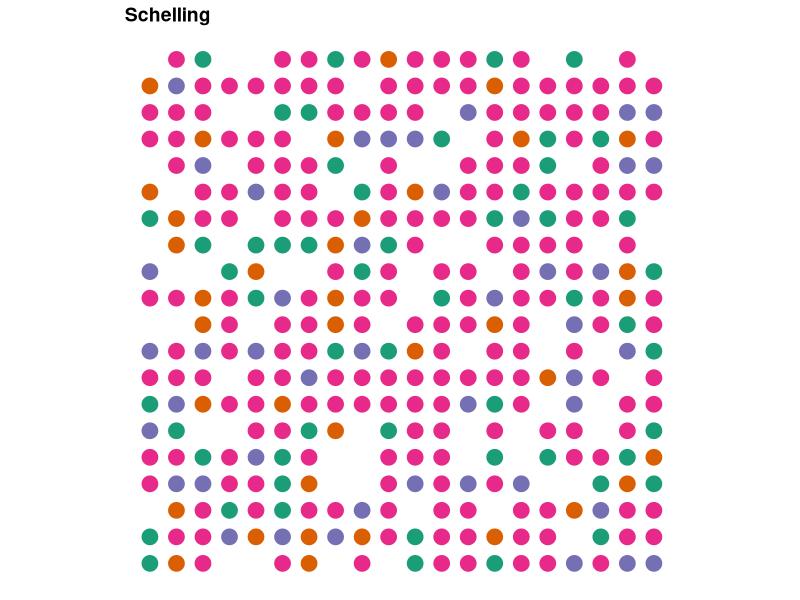

The R source for this figure: (Note: a time limit stopped this script after it produced the figure.)
#Schelling Segregation Model with uneven preferences (wrapped)
# Casts a wrapped universe with variable dimensions, number of races, pct empty, and dominant race share
# Iterates allowing the majority and minority races to have different preferences for neighbor homogeneity
# Unsatisfied agents move to nearest available cell
# Based on David Zimmerman's example at: https://www.r-bloggers.com/agent-based-modelling-with-data-table-or-how-to-model-urban-migration-with-r/

initiateSchelling_wrapped <- function(dimensions = c(10, 10), n_races = 4, perc_empty = 0.2, perc_maj = .75){
  require(data.table)
  # create "races" based on colors
  dims <<- dimensions
  races <<- colours()[1:n_races]
  min_races <- races[2:length(races)]
  
  # get number of homes (equal to number of cells)
  n_homes = prod(dimensions)
  # calculates the number of agents (cells minus the percent of empty homes)
  count_agents <- floor(n_homes * (1 - perc_empty))
  
  # the characteristics that a home can have -- either empty or a particular race
  races <- c("empty", races)
  # the probabilities of a home having each characteristic
  probabilities <- c(perc_empty, 
                     (1-perc_empty)*perc_maj, 
                     rep((1 - perc_empty - (1-perc_empty)*perc_maj)/(n_races-1), times = n_races-1)
  )
  
  # creates the global schelling data.table
  schelling <<- data.table(id = 1:prod(dimensions),
                           x = rep(1:dimensions[1], 
                                   dimensions[2]),
                           y = rep(1:dimensions[2], 
                                   each = dimensions[1]),
                           race = sample(x = races, 
                                         size = n_homes, 
                                         prob = probabilities,
                                         replace = TRUE),
                           # used to find the satisfaction of each home
                           unsatisfied = rep(NA, prod(dimensions)))
}

plotSchelling <- function(title){
  require(data.table)
  require(ggplot2)
  require(RColorBrewer)
  # get races to get the right number of colors
  races <- unique(schelling$race)
  
  # find the dimensions of the grid to get the best dot size
  dims <- c(max(schelling$x), max(schelling$y))
  
  # create colors
  # check if there are 3 or fewer races, 
  # this would create issues with brewer.pal 
  # RColorBrewer otherwise
  if (length(races) <= 3) {
    colors <- brewer.pal(3, "Dark2")
  } else {
    colors <- brewer.pal(length(races), "Dark2")
  }
  
  # plot the graph  
  p <- ggplot(data = schelling[race != "empty"], 
              aes(x = x, y = y, color = race)) + 
    # resize dots to grid
    geom_point(size = 100/sqrt(prod(dims))) +  
    scale_colour_manual(values = colors) + 
    # theme: mostly blank
    theme_bw() + 
    theme(axis.line = element_blank(),
          axis.text.x = element_blank(),
          axis.text.y = element_blank(),
          axis.ticks = element_blank(),
          axis.title.x = element_blank(),
          axis.title.y = element_blank(),
          legend.position = "none",
          panel.background = element_blank(),
          panel.border = element_blank(),
          panel.grid.major = element_blank(),
          panel.grid.minor = element_blank(),
          plot.background = element_blank(),
          plot.title = element_text(lineheight=3, 
                                    face="bold", 
                                    color="black", 
                                    size=14)) +
    # fix axes to avoid distortion in the picture
    coord_fixed(ratio = 1) + 
    # add the title
    ggtitle(title)
  
  return(p)
}

iterate_wrapped_nearest <- function(n = 10, dom_sim_threshold = .9, min_sim_threshold = .1){
  require(data.table)
  # subfunction that checks for a given x and y value if the agent is 
  # unsatisfied (returns TRUE or FALSE)
  is.unsatisfied_wrapped <- function(x_value, y_value, 
                                     dom_sim_threshold = dom_sim_threshold,
                                     min_sim_threshold = min_sim_threshold){
    # gets the race and id for the agent
    cur_race <- schelling[x == x_value & y == y_value, race]
    cur_id <- schelling[x == x_value & y == y_value, id]
    
    #sub-subfunction to identify agent's neighbors
    select.neighbors <- function(dimensions){
      
      #Identify coordinates of neighbors (adjusts wrapping based on position of agent)
      neighbors <- as.data.frame(matrix(NA, nrow = 8, ncol = 2))
      if(x_value == 1 & y_value == 1){
        neighbors[1,] <- schelling[x == dimensions[1] & y == y_value+1, 2:3]
        neighbors[2,] <- schelling[x == x_value & y == y_value+1, 2:3]
        neighbors[3,] <- schelling[x == x_value+1 & y == y_value+1, 2:3]
        neighbors[4,] <- schelling[x == dimensions[1] & y == y_value, 2:3]
        neighbors[5,] <- schelling[x == x_value+1 & y == y_value, 2:3]
        neighbors[6,] <- schelling[x == dimensions[1] & y == dimensions[2], 2:3]
        neighbors[7,] <- schelling[x == x_value & y == dimensions[2], 2:3]
        neighbors[8,] <- schelling[x == x_value+1 & y == dimensions[2], 2:3]
      }
      if(x_value == 1 & y_value %in% c(2:(dimensions[2]-1))){
        neighbors[1,] <- schelling[x == dimensions[1] & y == y_value+1, 2:3]
        neighbors[2,] <- schelling[x == x_value & y == y_value+1, 2:3]
        neighbors[3,] <- schelling[x == x_value+1 & y == y_value+1, 2:3]
        neighbors[4,] <- schelling[x == dimensions[1] & y == y_value, 2:3]
        neighbors[5,] <- schelling[x == x_value+1 & y == y_value, 2:3]
        neighbors[6,] <- schelling[x == dimensions[1] & y == y_value-1, 2:3]
        neighbors[7,] <- schelling[x == x_value & y == y_value-1, 2:3]
        neighbors[8,] <- schelling[x == x_value+1 & y == y_value-1, 2:3]
      }
      if(x_value == 1 & y_value == dimensions[2]){
        neighbors[1,] <- schelling[x == dimensions[1] & y == 1, 2:3]
        neighbors[2,] <- schelling[x == x_value & y == 1, 2:3]
        neighbors[3,] <- schelling[x == x_value+1 & y == 1, 2:3]
        neighbors[4,] <- schelling[x == dimensions[1] & y == y_value, 2:3]
        neighbors[5,] <- schelling[x == x_value+1 & y == y_value, 2:3]
        neighbors[6,] <- schelling[x == dimensions[1] & y == y_value-1, 2:3]
        neighbors[7,] <- schelling[x == x_value & y == y_value-1, 2:3]
        neighbors[8,] <- schelling[x == x_value+1 & y == y_value-1, 2:3]
      }
      if(x_value %in% c(2:(dimensions[1]-1)) & y_value == 1){
        neighbors[1,] <- schelling[x == x_value-1 & y == y_value+1, 2:3]
        neighbors[2,] <- schelling[x == x_value & y == y_value+1, 2:3]
        neighbors[3,] <- schelling[x == x_value+1 & y == y_value+1, 2:3]
        neighbors[4,] <- schelling[x == x_value-1 & y == y_value, 2:3]
        neighbors[5,] <- schelling[x == x_value+1 & y == y_value, 2:3]
        neighbors[6,] <- schelling[x == x_value-1 & y == dimensions[2], 2:3]
        neighbors[7,] <- schelling[x == x_value & y == dimensions[2], 2:3]
        neighbors[8,] <- schelling[x == x_value+1 & y == dimensions[2], 2:3]
      }
      if(x_value %in% c(2:(dimensions[1]-1)) & y_value %in% c(2:(dimensions[2]-1))){
        neighbors[1,] <- schelling[x == x_value-1 & y == y_value+1, 2:3]
        neighbors[2,] <- schelling[x == x_value & y == y_value+1, 2:3]
        neighbors[3,] <- schelling[x == x_value+1 & y == y_value+1, 2:3]
        neighbors[4,] <- schelling[x == x_value-1 & y == y_value, 2:3]
        neighbors[5,] <- schelling[x == x_value+1 & y == y_value, 2:3]
        neighbors[6,] <- schelling[x == x_value-1 & y == y_value-1, 2:3]
        neighbors[7,] <- schelling[x == x_value & y == y_value-1, 2:3]
        neighbors[8,] <- schelling[x == x_value+1 & y == y_value-1, 2:3] 
      }
      if(x_value %in% c(2:(dimensions[1]-1)) & y_value == dimensions[2]){
        neighbors[1,] <- schelling[x == x_value-1 & y == 1, 2:3]
        neighbors[2,] <- schelling[x == x_value & y == 1, 2:3]
        neighbors[3,] <- schelling[x == x_value+1 & y == 1, 2:3]
        neighbors[4,] <- schelling[x == x_value-1 & y == y_value, 2:3]
        neighbors[5,] <- schelling[x == x_value+1 & y == y_value, 2:3]
        neighbors[6,] <- schelling[x == x_value-1 & y == y_value-1, 2:3]
        neighbors[7,] <- schelling[x == x_value & y == y_value-1, 2:3]
        neighbors[8,] <- schelling[x == x_value+1 & y == y_value-1, 2:3]
      }
      if(x_value == dimensions[1] & y_value == 1){
        neighbors[1,] <- schelling[x == x_value-1 & y == y_value+1, 2:3]
        neighbors[2,] <- schelling[x == x_value & y == y_value+1, 2:3]
        neighbors[3,] <- schelling[x == 1 & y == y_value+1, 2:3]
        neighbors[4,] <- schelling[x == x_value-1 & y == y_value, 2:3]
        neighbors[5,] <- schelling[x == 1 & y == y_value, 2:3]
        neighbors[6,] <- schelling[x == x_value-1 & y == dimensions[2], 2:3]
        neighbors[7,] <- schelling[x == x_value & y == dimensions[2], 2:3]
        neighbors[8,] <- schelling[x == 1 & y == dimensions[2], 2:3]
      }
      if(x_value == dimensions[1] & y_value %in% c(2:(dimensions[2]-1))){
        neighbors[1,] <- schelling[x == x_value-1 & y == y_value+1, 2:3]
        neighbors[2,] <- schelling[x == x_value & y == y_value+1, 2:3]
        neighbors[3,] <- schelling[x == 1 & y == y_value+1, 2:3]
        neighbors[4,] <- schelling[x == x_value-1 & y == y_value, 2:3]
        neighbors[5,] <- schelling[x == 1 & y == y_value, 2:3]
        neighbors[6,] <- schelling[x == x_value-1 & y == y_value-1, 2:3]
        neighbors[7,] <- schelling[x == x_value & y == y_value-1, 2:3]
        neighbors[8,] <- schelling[x == 1 & y == y_value-1, 2:3]
      }
      if(x_value == dimensions[1] & y_value == dimensions[2]){
        neighbors[1,] <- schelling[x == x_value-1 & y == 1, 2:3]
        neighbors[2,] <- schelling[x == x_value & y == 1, 2:3]
        neighbors[3,] <- schelling[x == 1 & y == 1, 2:3]
        neighbors[4,] <- schelling[x == x_value-1 & y == y_value, 2:3]
        neighbors[5,] <- schelling[x == 1 & y == y_value, 2:3]
        neighbors[6,] <- schelling[x == x_value-1 & y == y_value-1, 2:3]
        neighbors[7,] <- schelling[x == x_value & y == y_value-1, 2:3]
        neighbors[8,] <- schelling[x == 1 & y == y_value-1, 2:3]
      }
      names(neighbors) <- c("x","y")
      
      ids <- schelling[x %in% neighbors$x & y %in% neighbors$y, id]
      
      return(ids)
    }
    # checks if the home is empty
    if (cur_race == "empty"){
      return(FALSE) # empty houses can't be unsatisfied
    }else{
      neighbor.ids <- select.neighbors(dimensions = dims)
      
      # counts simliar neighbors
      count_similar <- sum(schelling[id %in% neighbor.ids, 
                                     id != cur_id &
                                       race == cur_race])
      # counts different neighbors
      count_different <- sum(schelling[id %in% neighbor.ids, 
                                       id != cur_id &
                                         race != cur_race & 
                                         race != "empty"])
      
      # calculates the ratio
      ratio <- count_similar/(count_similar + count_different)
      
      # returns TRUE if the ratio is less than or equal to the threshold
      if(cur_race == races[1]){
        return(ratio <= dom_sim_threshold)
      }else{
        return(ratio <= min_sim_threshold)
      }
    }
  }
  
  # creates a ProgressBar
  pb <- txtProgressBar(min = 0, max = 1, style = 3)
  # and tracks time
  t <- Sys.time()
  
  #sets empty vector of ratios
  ratios.unsatisfied <- c(NULL)
  
  # iterates
  for (iterate in 1:n){
    # fills the boolean vector "unsatisfied" 
    # indicates if the household is unsatisfied 
    schelling[, unsatisfied := is.unsatisfied_wrapped(x_value = x, 
                                                      y_value = y, 
                                                      dom_sim_threshold = dom_sim_threshold,
                                                      min_sim_threshold = min_sim_threshold),
              by = 1:nrow(schelling)]
    
    ratio.unsatisfied <- sum(schelling$unsatisfied)/nrow(schelling)
    ratios.unsatisfied <- c(ratios.unsatisfied, ratio.unsatisfied)
    
    # move unsatisfied agents to an empty house
    # find the IDs that are empty where agents can migrate to
    emptyIDs <- schelling[race == "empty", id] # finds the id of empty houses
    
    # finds the origin of the agents moving, 
    usIDs <- schelling[(unsatisfied), id] # origin
    
    # finds available IDs for each household moving
    availIDs <<- sort(c(emptyIDs, usIDs))
    
    #subfunction to find nearest available cell
    find.nearest <- function(cell, avails){
      distance2 <- c(NULL) #cast empty vector to fill with distances to available cells
      for(i in 1:length(avails)){
        #fill distances vector with squared distance (to keep all values positive) between current cell and each available cell
        distance2[i] <- (schelling[id == cell, x] - schelling[id == avails[i], x])^2 + (schelling[id == cell, y] - schelling[id == avails[i], y])^2
      }
      distance2 <- distance2[which(distance2 > 0)] #drop current cell
      min.id <- which.min(replace(distance2, distance2<=0, NA)) #identify id of closest available cell
      availIDs <<- avails[-which(avails == avails[min.id])] #remove that cell from list of available ids
      return(avails[min.id]) #return id
    }
    
    # cast a new data.table showing migration from origin_id to target-id
    transition <- data.table(origin = usIDs, 
                             oldRace = schelling[id %in% usIDs, race])
    transition[, target := find.nearest(cell = origin, avails = availIDs),
               by = 1:nrow(transition)]
    
    # move agents to the new homes
    schelling[id %in% transition$origin]$race = "empty"
    schelling[id %in% transition$target]$race = transition$oldRace
    
    # orders and reset schelling
    schelling <<- schelling[order(id)]
    
    # updates the ProgressBar
    setTxtProgressBar(pb, iterate/n)
  }
  close(pb)
  timedif <- Sys.time() - t
  
  # print out statistics for the calculation time
  print(paste0("Time for calculation in seconds: ", round(timedif, 3), " or: ",
               round(n / as.numeric(timedif), 3), " iterations per second"))
  print(ratios.unsatisfied)
  plotSchelling(title = paste0("Schelling Segregation Model after ", n, " Iterations (Wrapped)"))
}

initiateSchelling_wrapped(dimensions = c(20,20), n_races = 4, perc_maj = .6)
plotSchelling(title = "Schelling")
iterate_wrapped_nearest(dom_sim_threshold = .8, min_sim_threshold = .3)
